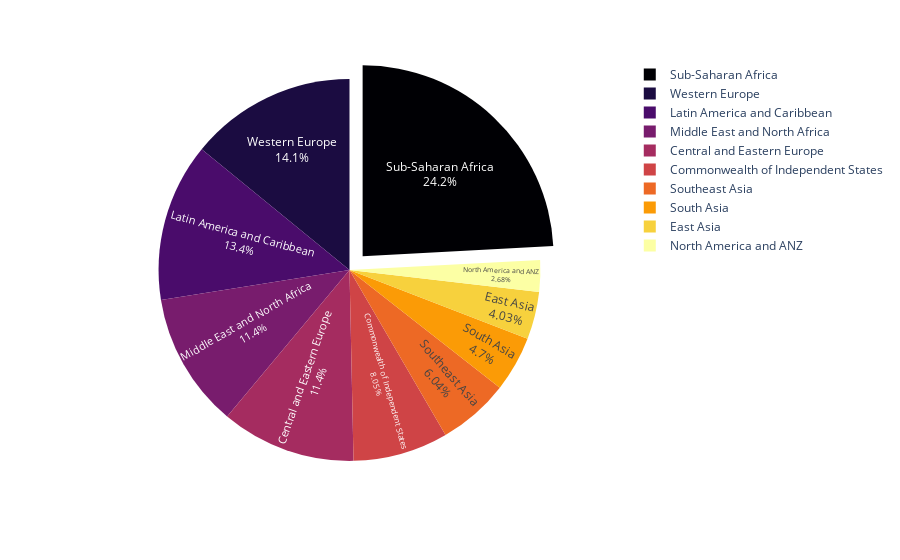

The notebook cell saved with this chart:
### Markdown cell above
#### Number of countries in various regions

### Code cell
import plotly.express as px

# Create a DataFrame with counts of each regional indicator
regional_counts = data["Regional indicator"].value_counts().reset_index()
regional_counts.columns = ["Regional indicator", "Count"]

# Create the pie chart
fig = px.pie(regional_counts, values="Count", names="Regional indicator", color_discrete_sequence=px.colors.sequential.Inferno)
fig.update_traces(pull=[0.1, 0, 0, 0], textposition="inside", textinfo="percent+label")
fig.show()

### Figure 1 — Plotly figure (JSON) as saved in the notebook; plotly's stock layout.template omitted (floating-point values rounded to 4 significant figures)
{"data": [{"domain": {"x": [0, 1], "y": [0, 1]}, "hovertemplate": "Regional indicator=%{label}<br>Count=%{value}<extra></extra>", "labels": ["Sub-Saharan Africa", "Western Europe", "Latin America and Caribbean", "Middle East and North Africa", "Central and Eastern Europe", "Commonwealth of Independent States", "Southeast Asia", "South Asia", "East Asia", "North America and ANZ"], "legendgroup": "", "name": "", "pull": [0.1, 0, 0, 0], "showlegend": true, "textinfo": "percent+label", "textposition": "inside", "type": "pie", "values": [36, 21, 20, 17, 17, 12, 9, 7, 6, 4]}], "layout": {"legend": {"tracegroupgap": 0}, "margin": {"t": 60}, "piecolorway": ["#000004", "#1b0c41", "#4a0c6b", "#781c6d", "#a52c60", "#cf4446", "#ed6925", "#fb9b06", "#f7d13d", "#fcffa4"]}}
